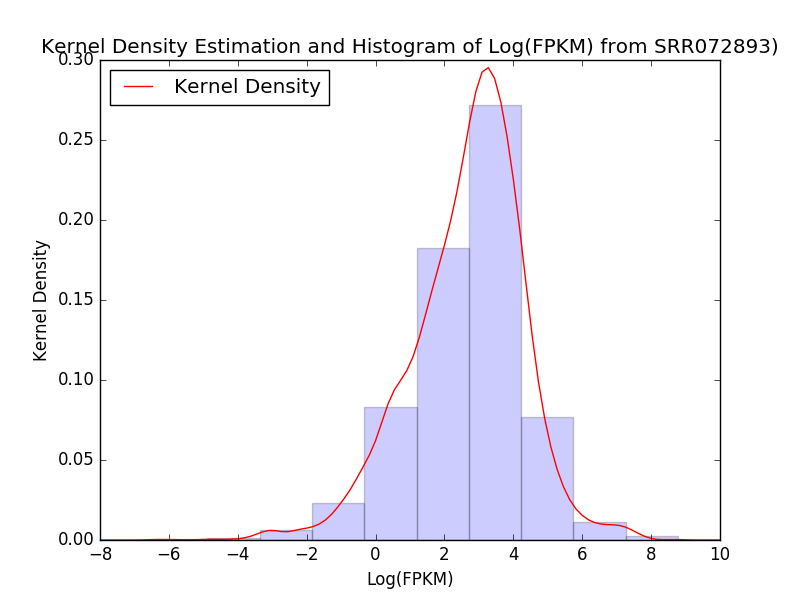

Here is the Python script that generated this plot:
#!/usr/bin/env python

import sys
import pandas as pd
import matplotlib.pyplot as plt
import numpy as np
from scipy import stats 
from numpy import linspace,hstack
from scipy.stats.kde import gaussian_kde

df_ctab = pd.read_csv(sys.argv[1], sep="\t")



df_roi = df_ctab["FPKM"] > 0

df_above_zero = df_ctab[df_roi]
log_values = []
log_values = np.log(df_above_zero["FPKM"].values)


gaussian = gaussian_kde(log_values)



x = linspace(-8,10,100)
plt.figure()
plt.xlabel("Log(FPKM)")
plt.ylabel("Kernel Density")
plt.title("Kernel Density Estimation and Histogram of Log(FPKM) from SRR072893)")
plt.hist(log_values, normed=1, alpha=.2)
plt.plot(x,gaussian(x), 'r', label="Kernel Density")
plt.legend(loc="upper left")

plt.savefig("d4-homework-q4.png")
plt.close()
